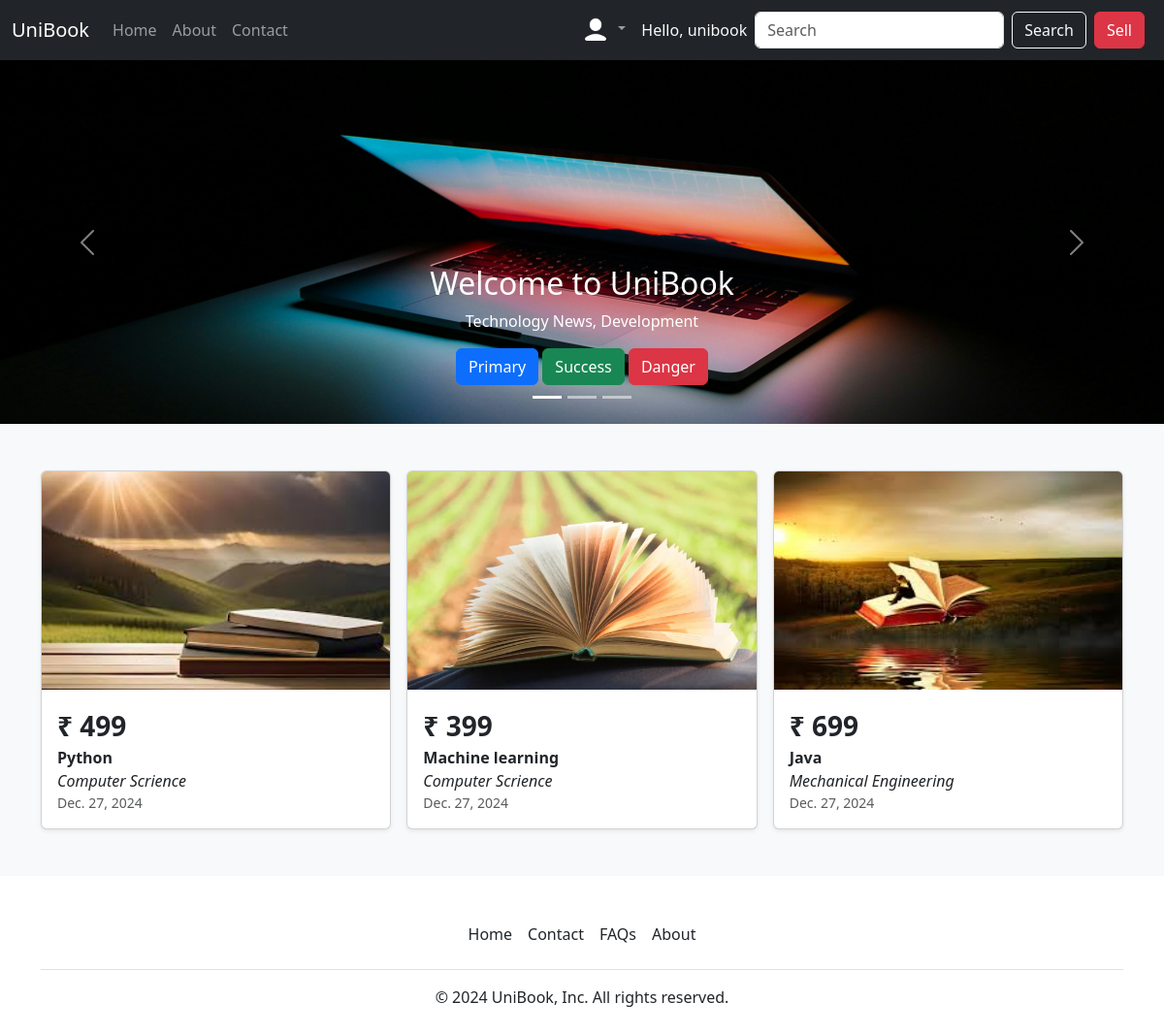
Screenshot of / (signed in) with the database file from the repository.
### home/models.py (models this page shows, shortened)
class Product(models.Model):
    product_id = models.AutoField
    product_category = models.CharField(max_length=50)
    title = models.CharField(max_length=50)
    desc = models.CharField(max_length=500)
    price = models.IntegerField()
    image1 = models.ImageField(upload_to="images/")
    image2 = models.ImageField(upload_to="images/")
    image3 = models.ImageField(upload_to="images/")
    mobile = models.CharField(max_length=12, default="")
    location = models.CharField(max_length=500)
    date = models.DateField()

### home/views.py (the view)
# urls.py: path('', views.index, name='home'),
def index(request):
    if request.user.is_anonymous:
        return redirect('/login')
    products = Product.objects.all()
    params = {'product': products}
    return render(request, 'index.html', params)

### templates/index.html (shortened to what this page needs)
{% extends 'base.html' %}
{% block body %}
  <div class="container-fluid px-0">
    <div id="carouselExampleCaptions" class="carousel slide carousel-fade">
      <div class="carousel-indicators">
        <button type="button" data-bs-target="#carouselExampleCaptions" data-bs-slide-to="0" class="active" aria-current="true" aria-label="Slide 1"></button>
        <button type="button" data-bs-target="#carouselExampleCaptions" data-bs-slide-to="1" aria-label="Slide 2"></button>
        <button type="button" data-bs-target="#carouselExampleCaptions" data-bs-slide-to="2" aria-label="Slide 3"></button>
      </div>
      <div class="carousel-inner">
        <div class="carousel-item active">
          <img src="/static/img/pic1.jpg" class="d-block w-100" alt="..." />
          <div class="carousel-caption d-none d-md-block">
            <h2>Welcome to UniBook</h2>
            <p>Technology News, Development</p>
            <button type="button" class="btn btn-primary">Primary</button>
            <button type="button" class="btn btn-success">Success</button>
            <button type="button" class="btn btn-danger">Danger</button>
          </div>
        </div>
      </div>
      <button class="carousel-control-prev" type="button" data-bs-target="#carouselExampleCaptions" data-bs-slide="prev">
        <span class="carousel-control-prev-icon" aria-hidden="true"></span>
      </button>
      <button class="carousel-control-next" type="button" data-bs-target="#carouselExampleCaptions" data-bs-slide="next">
        <span class="carousel-control-next-icon" aria-hidden="true"></span>
      </button>
    </div>
  </div>
  <div class="album py-5 bg-body-tertiary">
    <div class="container">
      <div class="row row-cols-1 row-cols-sm-2 row-cols-md-3 g-3">
        {% for i in product %}
        <div class="col">
          <div class="card shadow-sm">
            <a href="{% url 'product_detail' i.id %}">
              <img class="bd-placeholder-img card-img-top" width="100%" height="225" src=/media/{{i.image1}} alt="" />
            </a>
            <div class="card-body">
              <p class="card-text fs-3 fw-semibold mb-0">&#8377; {{ i.price }}</p>
              <p class="card-text fw-semibold mb-0">{{ i.title }}</p>
              <p class="card-text fst-italic mb-0">{{ i.product_category }}</p>
              <div class="d-flex justify-content-between align-items-center">
                <small class="text-body-secondary">{{i.date}}</small>
              </div>
            </div>
          </div>
        </div>
        {% endfor %}
      </div>
    </div>
  </div>
{% endblock %}

### templates/base.html (shortened to what this page needs)
<!DOCTYPE html>
<html lang="en">
  <head>
    <link href="https://cdn.jsdelivr.net/npm/bootstrap@5.3.3/dist/css/bootstrap.min.css" rel="stylesheet" />
  </head>
  <body>
    <nav class="navbar navbar-expand-lg navbar-dark bg-dark">
      <div class="container-fluid">
        <a class="navbar-brand" href="#">UniBook</a>
        <div class="collapse navbar-collapse" id="navbarSupportedContent">
          <ul class="navbar-nav me-auto mb-2 mb-lg-0">
            <li class="nav-item">
              <a class="nav-link" href="/">Home</a>
            </li>
            <li class="nav-item">
              <a class="nav-link" href="/about">About</a>
            </li>
            <li class="nav-item">
              <a class="nav-link" href="/contact">Contact</a>
            </li>
          </ul>
          <ul class="navbar-nav">
            <li class="nav-item dropdown">
              <a class="nav-link dropdown-toggle" href="#" role="button" data-bs-toggle="dropdown" aria-expanded="false">
                <img src="/static/img/usericon.png" alt="Dropdown Icon" class="rounded-circle" width="30" height="30" style="filter: invert(1) brightness(2);">
              </a>
            </li>
          </ul>
          <a class="text-light mx-2 text-decoration-none" href="#">Hello, {{request.user}}</a>
          <form class="d-flex" role="search">
            <input class="form-control me-2" type="search" placeholder="Search" aria-label="Search" />
            <button class="btn btn-outline-light" type="submit">Search</button>
          </form>
          <div class="mx-2">
            <a class="btn btn-danger" href="/sell">Sell</a>
          </div>
        </div>
      </div>
    </nav>
    {% block body %}
    {% endblock %}
    <footer class="py-3 my-4">
      <div class="container-sm">
        <ul class="nav justify-content-center border-bottom pb-3 mb-3">
          <li class="nav-item"><a href="/" class="nav-link px-2 text-dark font-weight-bold">Home</a></li>
          <li class="nav-item"><a href="/contact" class="nav-link px-2 text-dark font-weight-bold">Contact</a></li>
          <li class="nav-item"><a href="#" class="nav-link px-2 text-dark font-weight-bold">FAQs</a></li>
          <li class="nav-item"><a href="/about" class="nav-link px-2 text-dark font-weight-bold">About</a></li>
        </ul>
        <p class="text-center text-dark font-weight-bold">© 2024 UniBook, Inc. All rights reserved.</p>
      </div>
    </footer>
  </body>
</html>

### rows the page displays
Product: image1 (picture), price "499", title "Python", product_category "Computer Scrience", date "Dec. 27, 2024"
Product: image1 (picture), price "399", title "Machine learning", product_category "Computer Scrience", date "Dec. 27, 2024"
Product: image1 (picture), price "699", title "Java", product_category "Mechanical Engineering", date "Dec. 27, 2024"

### other values shown
{{ request.user }} "unibook"
